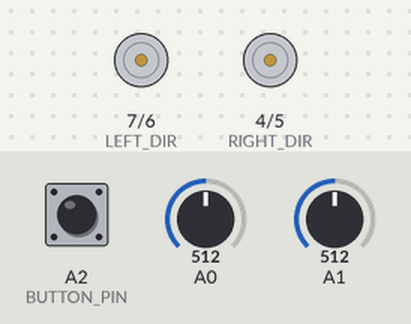
Bench run of a sketch on a simulated Arduino Uno, built with avr-gcc and run on an emulated ATmega328P. Shown: direction and speed pins drawn as motors (green arrow = direction pin HIGH = forward, orange = LOW = backward, longer = more drive). The inputs (shaded band) are chosen by the test bench; at power-on: A2 (BUTTON_PIN) HIGH, A0 = 512, A1 = 512.

Above: at 1.2 s.
1.3 s: A2 (BUTTON_PIN) pulled LOW for 0.15 s
At 1.5 s:
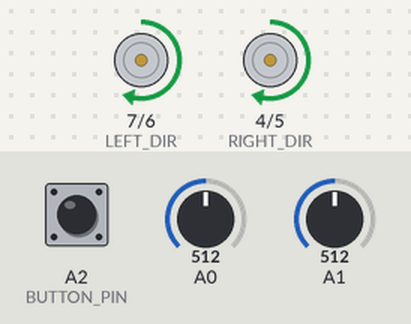
4.3 s: A0 set to 693
7.3 s: A0 set to 709
At 7.7 s:
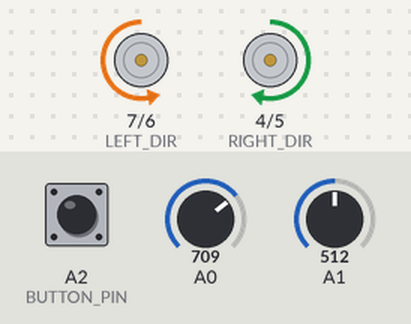
8.8 s: A2 (BUTTON_PIN) pulled LOW for 1 s
At 8.9 s:
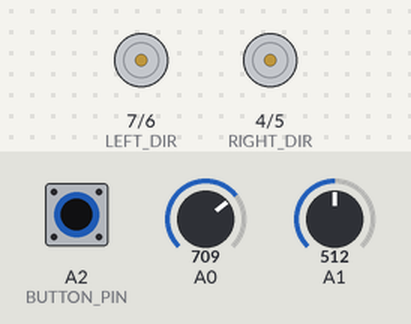
11.3 s: A2 (BUTTON_PIN) pulled LOW for 3.2 s
At 14.7 s:
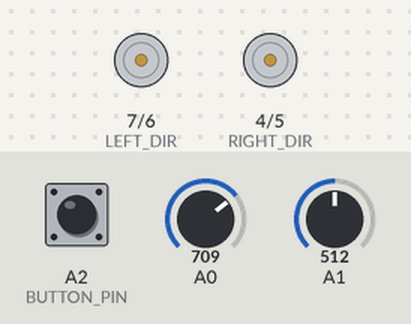
Timing chart, 0 to 16.2 s (numbered marks = the images above; inputs shaded):
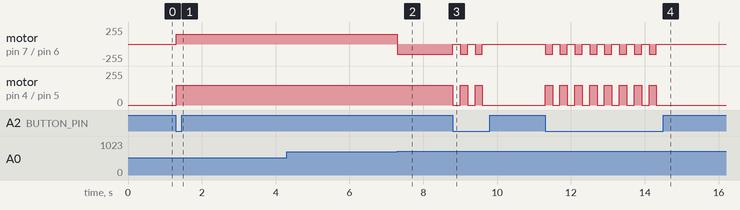

Measured:
- the behaviour switches between 700 and 701 on A0 (found by bisection; images 1 and 2)
- after the input at 1.3 s, motor on pin 7 (LEFT_DIR) / pin 6 (LEFT_SPEED), motor on pin 4 (RIGHT_DIR) / pin 5 (RIGHT_SPEED): stopped → forward 150/255 at once
- after the input at 7.3 s, motor on pin 7 (LEFT_DIR) / pin 6 (LEFT_SPEED): forward 150/255 → backward 150/255 at once

The sketch:

EgorkoDelalTut.ino
```cpp
#define RIGHT_SPEED 5
#define LEFT_SPEED 6
#define RIGHT_DIR 4
#define LEFT_DIR 7
#define SENSOR_RIGHT A0
#define SENSOR_LEFT A1
#define BUTTON_PIN A2

const int SENSOR_THRESHOLD = 700;
const int BASE_SPEED = 150;
const int BACK_TIME = 200;

int sensorValue = 0;

bool isActive = false;
bool isSearching = false;
unsigned long lostTime = 0;

void setup() {
    //Serial.begin(9600);
    pinMode(RIGHT_DIR, OUTPUT);
    pinMode(LEFT_DIR, OUTPUT);
    pinMode(BUTTON_PIN, INPUT_PULLUP);
}

void loop()
{
    sensorValue = analogRead(A1);
    handleButton();
    //Serial.print("sensor = ");
    //Serial.print(sensorValue);
    //Serial.print('\n');

    if(isActive) {
        if(isSearching) {
            handleSearch();
        } else {
            followLine();
        }
    } else {
        stopMotors();
    }

}

void followLine()
{
    bool right = digitalReadSensor(SENSOR_RIGHT);
    bool left = digitalReadSensor(SENSOR_LEFT);

    if(right && left) {
        moveForward(BASE_SPEED);
    }
    else if(right) {
        turnRight(BASE_SPEED);
    }
    else if(left) {
        turnLeft(BASE_SPEED);
    }
    else {
        startSearch();
    }
}


void startSearch()
{
    isSearching = true;
    lostTime = millis();
    moveBackward(BASE_SPEED);
}


void handleSearch()
{
    if(millis() - lostTime > BACK_TIME) {
        isSearching = false;
        moveForward(BASE_SPEED);
    }

    if(digitalReadSensor(SENSOR_RIGHT) || digitalReadSensor(SENSOR_LEFT)) {
        isSearching = false;
    }
}


void moveBackward(int speed)
{
    digitalWrite(RIGHT_DIR, HIGH);
    digitalWrite(LEFT_DIR, HIGH);
    analogWrite(RIGHT_SPEED, speed);
    analogWrite(LEFT_SPEED, speed);
}


void handleButton()
{
    static unsigned long lastPress = 0;
    if(millis() - lastPress > 200 && digitalRead(BUTTON_PIN) == LOW) {
        isActive = !isActive;
        lastPress = millis();
    }
}

bool digitalReadSensor(int pin)
{
    return analogRead(pin) > SENSOR_THRESHOLD ? 1 : 0;
}

void moveForward(int speed)
{
    digitalWrite(RIGHT_DIR, LOW);
    digitalWrite(LEFT_DIR, LOW);
    analogWrite(RIGHT_SPEED, speed);
    analogWrite(LEFT_SPEED, speed);
}

void turnRight(int speed)
{
    digitalWrite(RIGHT_DIR, HIGH);
    digitalWrite(LEFT_DIR, LOW);
    analogWrite(RIGHT_SPEED, speed);
    analogWrite(LEFT_SPEED, speed);
}

void turnLeft(int speed)
{
    digitalWrite(RIGHT_DIR, LOW);
    digitalWrite(LEFT_DIR, HIGH);
    analogWrite(RIGHT_SPEED, speed);
    analogWrite(LEFT_SPEED, speed);
}

void stopMotors()
{
    analogWrite(RIGHT_SPEED, 0);
    analogWrite(LEFT_SPEED, 0);
}
```

task01.c
```cpp
#include<stdio.h>

typedef long long int Money;  // RUB


struct Pet{
    Money food;
    int is_alive;
};


struct Mortgage {
    double rate;
    Money credit;
    Money platez;
    Money month_pay;
    Money property_cost; //lets see how much it costs after buying
};


struct Person {
    Money salary;
    Money account;
    Money food;
    Money expences;
    struct Mortgage mortgage;
    struct Pet pet;
};


struct Person alice;  // mortgage
struct Person bob;

void alice_mortgage(const int month)
{
    alice.account -= alice.mortgage.month_pay;
    alice.mortgage.credit *= (1 + alice.mortgage.rate/12); //difficult procent tipa
    if (month == 12) {
        alice.mortgage.property_cost += alice.mortgage.property_cost*0.13;
        alice.mortgage.credit *= (1 + alice.mortgage.rate);
    }

}

void bob_mortgage(const int month)
{
    bob.account -= bob.mortgage.month_pay;
    if (month == 12) {
        bob.mortgage.month_pay *= 1.10;
    }

}

void alice_food(const int month)
{
    if (month == 1) {
        alice.food *= 1.1;
    }
    alice.account -= alice.food;
}

void bob_food(const int month)
{
    if (month == 1) {
        bob.food *= 1.1;
    }
    bob.account -= bob.food;
}

void alice_expences(const int month ){
    if (month == 1) {
        alice.account -= 5000;
    }
    alice.account -= alice.expences;
}

void bob_expences(const int month ){
    if (month == 1) {
        bob.account -= 5000;
    }
    bob.account -= bob.expences;
}


void alice_init()
{
    alice.account = 1000 * 1000;
    alice.salary = 200 * 1000;
    alice.food = 10 * 1000;
    alice.expences = 70 * 1000;

    alice.mortgage.platez = 1000 * 1000;
    alice.mortgage.credit = 14000 * 1000;
    alice.mortgage.property_cost = alice.mortgage.credit;
    alice.mortgage.rate = 0.17;
    alice.mortgage.month_pay = 100 * 1000;  //ohrenetb

    alice.account -= alice.mortgage.platez;

    alice.pet.food = 5000;
    alice.pet.is_alive = 0;
}

void bob_init()
{
    bob.account = 1000 * 1000;
    bob.salary = 200 * 1000;
    bob.food = 10 * 1000;
    bob.expences = 70 * 1000;

    bob.mortgage.platez = 25000;
    bob.mortgage.credit = 0;
    bob.mortgage.rate = 0.10;
    bob.mortgage.month_pay = 25000;  //
    bob.account -= bob.mortgage.platez;

    bob.pet.food = 5000;
    bob.pet.is_alive = 0;
}

void alice_cat(const int month, const int year)
{
    if ((month == 12) && (year==2026)) {
        alice.account -= 30000;
        alice.pet.is_alive = 1;
    }
    if ((year == 2043) && (month == 3)) {
        alice.pet.is_alive = 0;
        alice.account -= 30; //пакетик полиэтиленовый для сбитого кота
    }
    if (month == 1){
        alice.pet.food *= 1.1;
    }
    if (alice.pet.is_alive == 1){
        alice.account -= alice.pet.food ;
    }
}

void bob_dog(const int month, const int year)
{
    if ((month == 12) && (year==2025)) {
        bob.account -= 50000;
        bob.pet.is_alive = 1;
    }
    if ((year == 2030) && (month == 12))  { //HAPPY NEW YEAR ^_^
        bob.pet.is_alive = 0;
        bob.account -= 3000;
    }
    if (month == 1) {
        bob.pet.food *= 1.25;
    }
    if (bob.pet.is_alive == 1){
        bob.account -= bob.pet.food;
    }
}


void alice_print()
{
    printf("Alice account = %lld \n", alice.account + alice.mortgage.property_cost);
}

void bob_print()
{
    printf("Bob account = %lld \n", bob.account);
}

void alice_salary(const int month, const int year)
{
    if(month == 12) {
        alice.account += alice.salary;
    }
    if(month == 1) {
        alice.salary *= 1.07;


    }
    alice.account += alice.salary;
}

void bob_salary(const int month, const int year)
{
    if(month == 12) {
        bob.account += bob.salary;
    }
    if(month == 1) {
        bob.salary *= 1.07;
        bob.mortgage.month_pay *= 1.10;
    }
    bob.account += bob.salary;
}


void simulation()
{
    int month = 10;
    int year = 2024;

    while( !((month == 10) && (year == 2024 + 30)) ) {

        alice_salary(month, year);
        alice_mortgage(month);
        alice_food(month);
        alice_expences(month );  // одежда, личные вещи
        alice_cat(month, year);
        // alice_car();
        // alice_vacation();
        bob_salary(month, year);
        bob_mortgage(month);
        bob_food(month);
        bob_expences(month);  // одежда, личные вещи
        bob_dog(month, year);
        // bob_car();
        // bob_vacation();
        month++;
        if(month == 13) {
            month = 1;
            year++;
        }
    }
}


int main()
{
    alice_init();
    bob_init();

    simulation();

    alice_print();
    bob_print();
    return 1;
}
```
